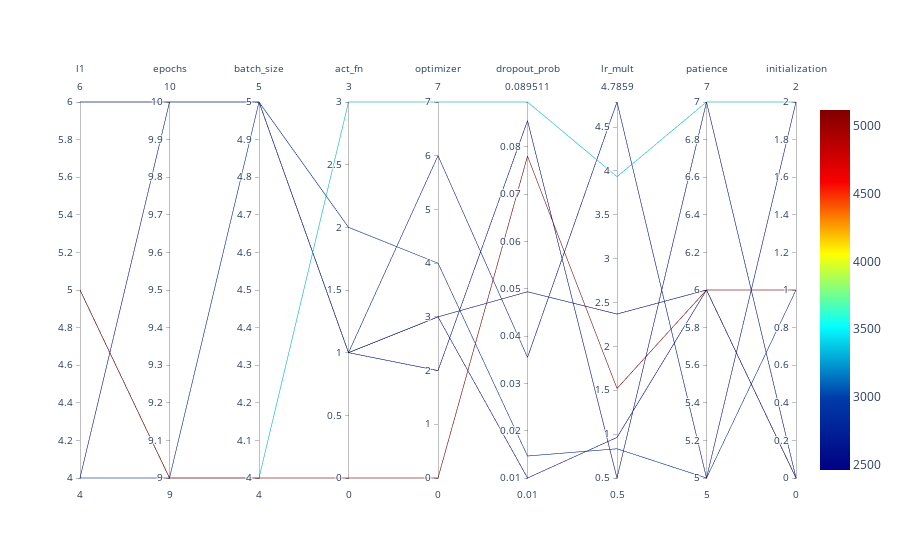

The notebook cell this image was saved under:
### Markdown cell above
### Parallel Coordinates Plot

### Code cell
#| fig-cap: Parallel coordinates plots
spot_tuner.parallel_plot()

### Figure 1 — Plotly figure (JSON) as saved in the notebook; plotly's stock layout.template omitted (floating-point values rounded to 4 significant figures)
{"data": [{"dimensions": [{"label": "l1", "range": [4, 6], "values": [6, 4, 5, 5, 4, 6, 6]}, {"label": "epochs", "range": [9, 10], "values": [10, 9, 9, 9, 10, 10, 10]}, {"label": "batch_size", "range": [4, 5], "values": [5, 5, 4, 4, 5, 5, 5]}, {"label": "act_fn", "range": [0, 3], "values": [1, 2, 3, 0, 1, 1, 1]}, {"label": "optimizer", "range": [0, 7], "values": [3, 4, 7, 0, 6, 2, 3]}, {"label": "dropout_prob", "range": [0.01, 0.08951], "values": [0.04938, 0.01465, 0.08951, 0.07807, 0.0355, 0.08556, 0.01]}, {"label": "lr_mult", "range": [0.5, 4.786], "values": [2.369, 0.8331, 3.934, 1.52, 4.786, 0.5, 0.9625]}, {"label": "patience", "range": [5, 7], "values": [6, 5, 7, 6, 5, 7, 6]}, {"label": "initialization", "range": [0, 2], "values": [0, 1, 2, 1, 2, 0, 0]}], "line": {"cmax": 5115.0, "cmin": 2463.0, "color": [2463.0, 2856.0, 3388.0, 5115.0, 2706.0, 2662.0, 2574.0], "colorscale": [[0, "rgb(0,0,131)"], [0.2, "rgb(0,60,170)"], [0.4, "rgb(5,255,255)"], [0.6, "rgb(255,255,0)"], [0.8, "rgb(250,0,0)"], [1, "rgb(128,0,0)"]], "showscale": true}, "type": "parcoords"}], "layout": {}}
